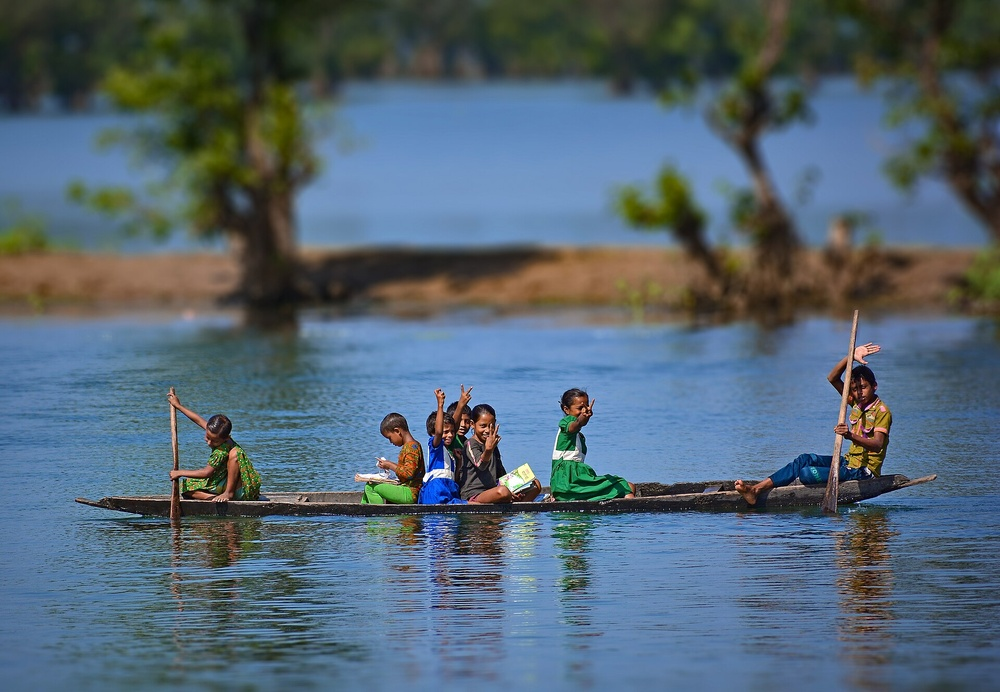
#> input picture A2_Histogram_Equalization/input.jpg, 1000 x 692 px, shrunk from 1920 x 1328 before the run
$ python A2.py
#> lines starting #> are read from the running program, lines starting #| are printed output that depends on the picture
"""
CSE 4102 - Computer Graphics and Image Processing
Lab 02 - A2

Histogram Matching

Task:
Given a source/input RGB image and a reference RGB image,
perform histogram matching by operating ONLY on the L channel
in Lab color space.

This script:
- loads the source and reference images,
- converts both to Lab,
- computes histogram, PDF, and CDF for the L channel,
- builds a manual mapping from source intensities to reference intensities,
- applies the mapping only to the source L channel,
- keeps the source a and b channels unchanged,
- saves the output image, and
- shows the result in a 3 x 3 layout like the sample figure.
"""

from __future__ import annotations

from pathlib import Path

import cv2
import matplotlib.pyplot as plt
import numpy as np


SCRIPT_DIR = Path(__file__).resolve().parent
SOURCE_PATH = SCRIPT_DIR / "input.jpg"
REFERENCE_PATH = SCRIPT_DIR / "reference.jpg"
OUTPUT_PATH = SCRIPT_DIR / "A2_output.jpg"


def load_image(path: Path) -> tuple[np.ndarray, np.ndarray]:
    """Load an image and return both BGR and RGB versions."""

    image_bgr = cv2.imread(str(path))
#> image_bgr is the input picture: shape (692, 1000, 3); mean B, G, R 115.3, 101.5, 83.7
    if image_bgr is None:
        raise FileNotFoundError(f"Could not load image:\n{path}")

    image_rgb = cv2.cvtColor(image_bgr, cv2.COLOR_BGR2RGB)
    return image_bgr, image_rgb


def calculate_histogram_pdf_cdf(channel: np.ndarray) -> tuple[np.ndarray, np.ndarray, np.ndarray]:
    """Calculate histogram, PDF, and CDF for one 8-bit channel."""

    pixels = channel.ravel()

    histogram = np.bincount(pixels, minlength=256)

    pdf = histogram / pixels.size

    cdf = np.cumsum(pdf)

    return histogram, pdf, cdf


def create_histogram_matching_mapping(source_cdf: np.ndarray, reference_cdf: np.ndarray) -> np.ndarray:
    """Create a mapping from source intensity values to reference intensity values.

    For each source intensity r, we find the reference intensity z whose
    CDF value is closest to source_cdf[r]. This is the manual histogram
    matching transformation used in the lab.
    """

    mapping = np.zeros(256, dtype=np.uint8)

    for r in range(256):
        difference = np.abs(reference_cdf - source_cdf[r])
        z = np.argmin(difference)
        mapping[r] = z

    return mapping


def print_results_info(source_l: np.ndarray, reference_l: np.ndarray, output_l: np.ndarray) -> None:
    """Print useful information for the lab viva."""

    print("\n========== A2 RESULTS ==========")
    print(f"Source L range:     {source_l.min()} - {source_l.max()}")
    print(f"Reference L range:  {reference_l.min()} - {reference_l.max()}")
    print(f"Output L range:     {output_l.min()} - {output_l.max()}")
    print("================================")


def plot_results(
    source_rgb: np.ndarray,
    reference_rgb: np.ndarray,
    output_rgb: np.ndarray,
    source_pdf: np.ndarray,
    source_cdf: np.ndarray,
    reference_pdf: np.ndarray,
    reference_cdf: np.ndarray,
    output_pdf: np.ndarray,
    output_cdf: np.ndarray,
) -> None:
    """Display the source, reference, and output images with their graphs."""

    levels = np.arange(256)

    fig, axes = plt.subplots(3, 3, figsize=(16, 12))
    fig.suptitle("A2 - Histogram Matching Using L Channel in Lab Color Space", fontsize=18)

    # Row 1: Source image and its graphs
    axes[0, 0].imshow(source_rgb)
    axes[0, 0].set_title("Input Image")
    axes[0, 0].axis("off")

    axes[0, 1].plot(levels, source_pdf, color="red")
    axes[0, 1].set_title("Source PDF")
    axes[0, 1].set_xlabel("Intensity")
    axes[0, 1].set_ylabel("Probability")
    axes[0, 1].set_xlim(0, 255)

    axes[0, 2].plot(levels, source_cdf, color="black")
    axes[0, 2].set_title("Source CDF - S(r)")
    axes[0, 2].set_xlabel("Intensity")
    axes[0, 2].set_ylabel("CDF")
    axes[0, 2].set_xlim(0, 255)
    axes[0, 2].set_ylim(0, 1.05)

    # Row 2: Reference image and its graphs
    axes[1, 0].imshow(reference_rgb)
    axes[1, 0].set_title("Reference Image")
    axes[1, 0].axis("off")

    axes[1, 1].plot(levels, reference_pdf, color="green")
    axes[1, 1].set_title("Reference PDF")
    axes[1, 1].set_xlabel("Intensity")
    axes[1, 1].set_ylabel("Probability")
    axes[1, 1].set_xlim(0, 255)

    axes[1, 2].plot(levels, reference_cdf, color="green")
    axes[1, 2].set_title("Reference CDF - G(z)")
    axes[1, 2].set_xlabel("Intensity")
    axes[1, 2].set_ylabel("CDF")
    axes[1, 2].set_xlim(0, 255)
    axes[1, 2].set_ylim(0, 1.05)

    # Row 3: Output image and its graphs
    axes[2, 0].imshow(output_rgb)
    axes[2, 0].set_title("Output Image")
    axes[2, 0].axis("off")

    axes[2, 1].plot(levels, output_pdf, color="blue")
    axes[2, 1].set_title("Output PDF")
    axes[2, 1].set_xlabel("Intensity")
    axes[2, 1].set_ylabel("Probability")
    axes[2, 1].set_xlim(0, 255)

    axes[2, 2].plot(levels, output_cdf, color="blue")
    axes[2, 2].set_title("Output CDF")
    axes[2, 2].set_xlabel("Intensity")
    axes[2, 2].set_ylabel("CDF")
    axes[2, 2].set_xlim(0, 255)
    axes[2, 2].set_ylim(0, 1.05)

    plt.tight_layout(rect=[0, 0, 1, 0.96])

    # Show the figure only when using an interactive backend.
    if plt.get_backend().lower() != "agg":
        plt.show()
    else:
        plt.close(fig)


def main() -> None:
    """Run the full histogram matching pipeline."""

    print("=" * 60)
    print("CSE 4102 - A2 HISTOGRAM MATCHING")
    print("=" * 60)

    # Load images.
    source_bgr, source_rgb = load_image(SOURCE_PATH)
    reference_bgr, reference_rgb = load_image(REFERENCE_PATH)
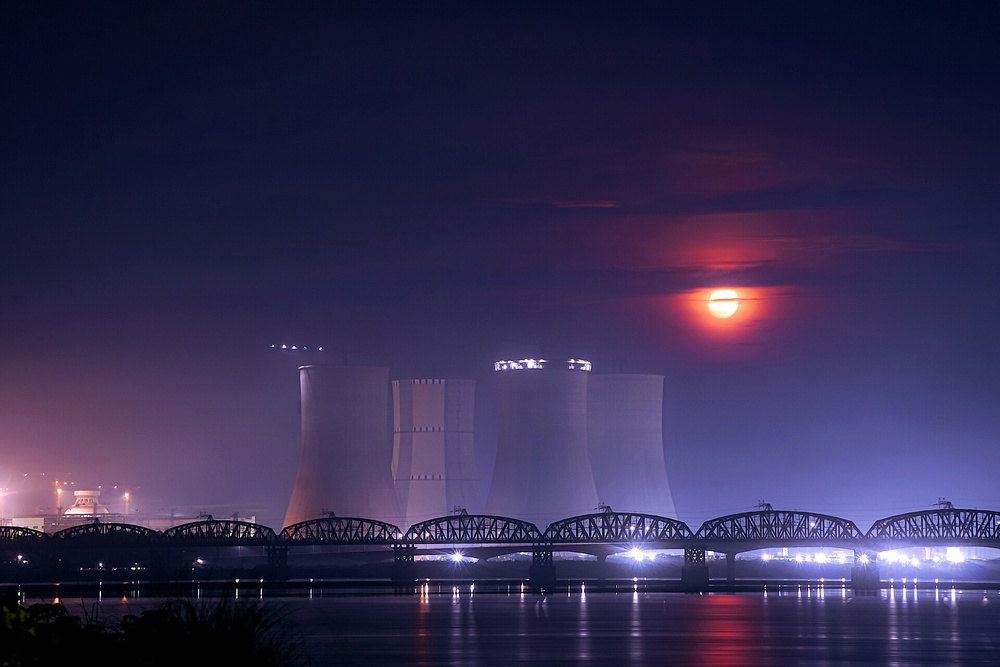
#> input picture A2_Histogram_Equalization/reference.jpg, 1000 x 667 px, shrunk from 1920 x 1280 before the run
#> in load_image, image_bgr is the input picture: shape (667, 1000, 3); mean B, G, R 80.3, 44.1, 52

    print("\nSource image:")
    print(SOURCE_PATH)
    print("Size:", source_bgr.shape)
#| Size: (692, 1000, 3)

    print("\nReference image:")
    print(REFERENCE_PATH)
    print("Size:", reference_bgr.shape)
#| Size: (667, 1000, 3)

    # Convert both images to Lab.
    source_lab = cv2.cvtColor(source_bgr, cv2.COLOR_BGR2Lab)
#> source_lab: shape (692, 1000, 3); mean of channels 0, 1, 2 106.8, 126.3, 119.1
    reference_lab = cv2.cvtColor(reference_bgr, cv2.COLOR_BGR2Lab)
#> reference_lab: shape (667, 1000, 3); mean of channels 0, 1, 2 51.4, 141.4, 107.5

    # Split the Lab channels.
    source_L, source_a, source_b = cv2.split(source_lab)
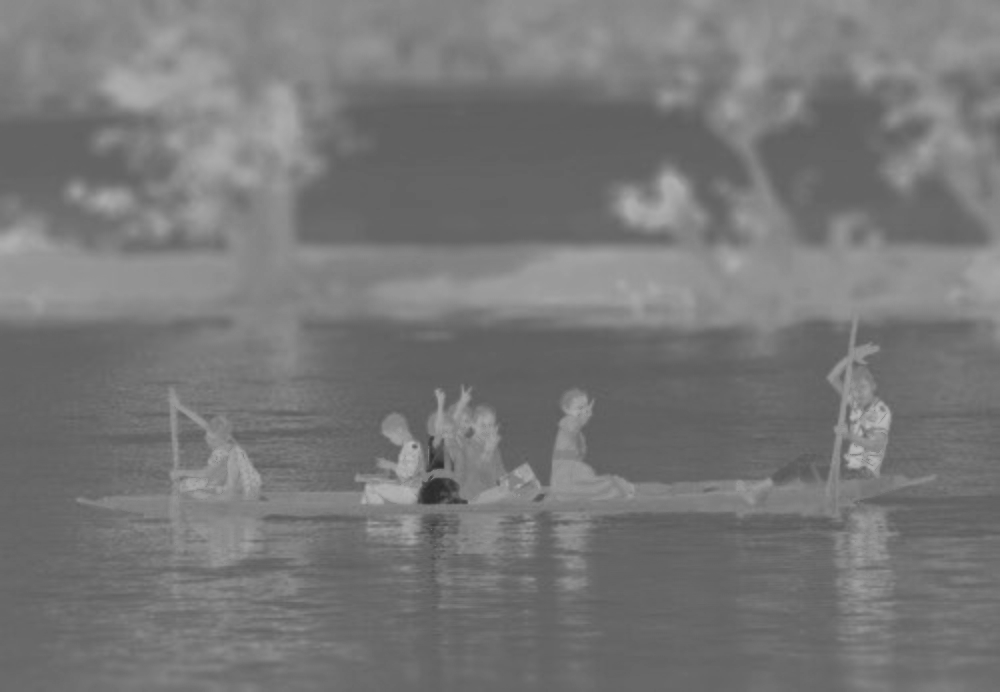
#> source_b: shape (692, 1000); min 43, max 186, mean 119.1
    reference_L, _, _ = cv2.split(reference_lab)
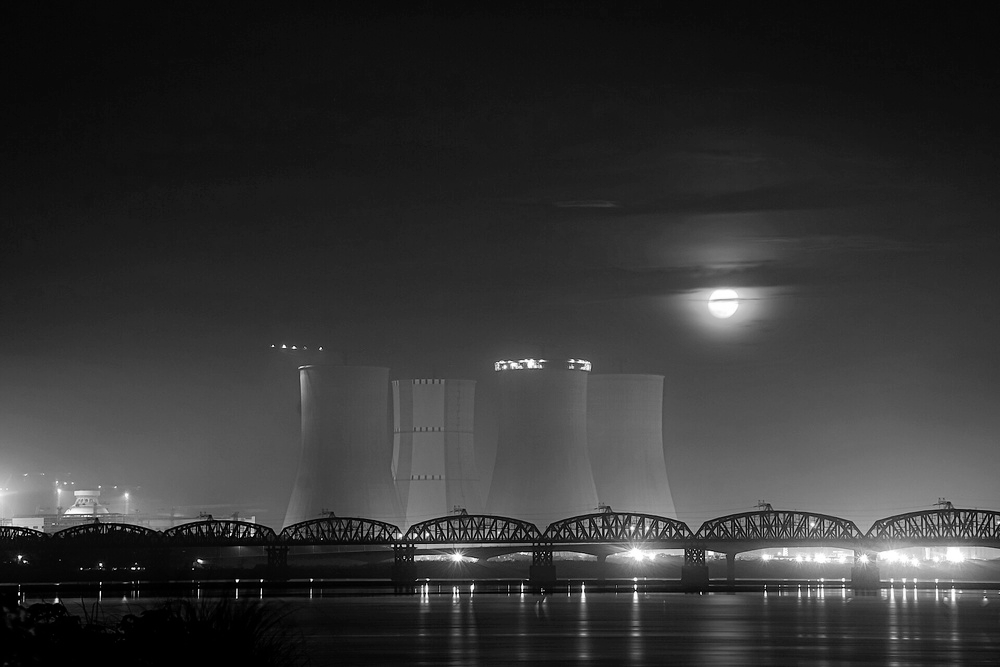
#> reference_L: shape (667, 1000); min 0, max 255, mean 51.4

    # Compute histogram statistics for source and reference L channels.
    source_hist, source_pdf, source_cdf = calculate_histogram_pdf_cdf(source_L)
#> in calculate_histogram_pdf_cdf, `histogram = np.bincount(pixels, minlength=256)`: histogram = 256 values, max 9453 at index 139, min 0 at index 4, mean 2703.1
#> in calculate_histogram_pdf_cdf, `pdf = histogram / pixels.size`: pdf = 256 values, max 0.0137 at index 139, min 0 at index 4, mean 0.00391
#> in calculate_histogram_pdf_cdf, `cdf = np.cumsum(pdf)`: cdf = 256 values from 2.31e-05 to 1
#> source_hist has the same summary as histogram in calculate_histogram_pdf_cdf; source_pdf has the same summary as pdf in calculate_histogram_pdf_cdf; source_cdf = 256 values from 2.31e-05 to 1
    reference_hist, reference_pdf, reference_cdf = calculate_histogram_pdf_cdf(reference_L)
#> reference_hist = 256 values, max 20177 at index 11, min 0 at index 4, mean 2605.5; reference_pdf = 256 values, max 0.0303 at index 11, min 0 at index 4, mean 0.00391; reference_cdf = 256 values from 0.0164 to 1

    # Build the mapping and apply it to the source L channel.
    mapping = create_histogram_matching_mapping(source_cdf, reference_cdf)
#> the loop in create_histogram_matching_mapping, `for r in range(256):` made 256 passes
#> z on passes 1 to 3: 0, 0, 0
#> after the loop in create_histogram_matching_mapping, `for r in range(256):`: mapping = 256 values from 0 to 255
#> mapping = 256 values from 0 to 255
    output_L = mapping[source_L]
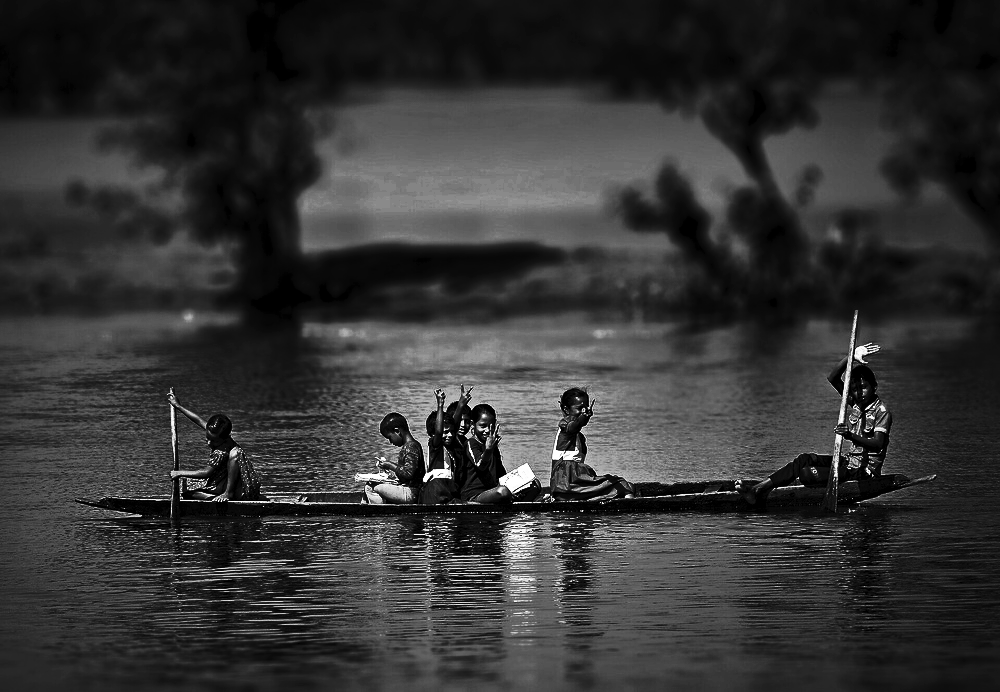
#> output_L: shape (692, 1000); min 0, max 255, mean 51.6

    # Compute output statistics.
    output_hist, output_pdf, output_cdf = calculate_histogram_pdf_cdf(output_L)
#> output_hist = 256 values, max 18298 at index 11, min 0 at index 4, mean 2703.1; output_pdf = 256 values, max 0.0264 at index 11, min 0 at index 4, mean 0.00391; output_cdf = 256 values from 0.0188 to 1

    # Merge the new L channel with the original source a and b channels.
    output_lab = cv2.merge((output_L, source_a, source_b))
#> output_lab: shape (692, 1000, 3); mean of channels 0, 1, 2 51.6, 126.3, 119.1

    # Convert back to BGR for saving and RGB for plotting.
    output_bgr = cv2.cvtColor(output_lab, cv2.COLOR_Lab2BGR)
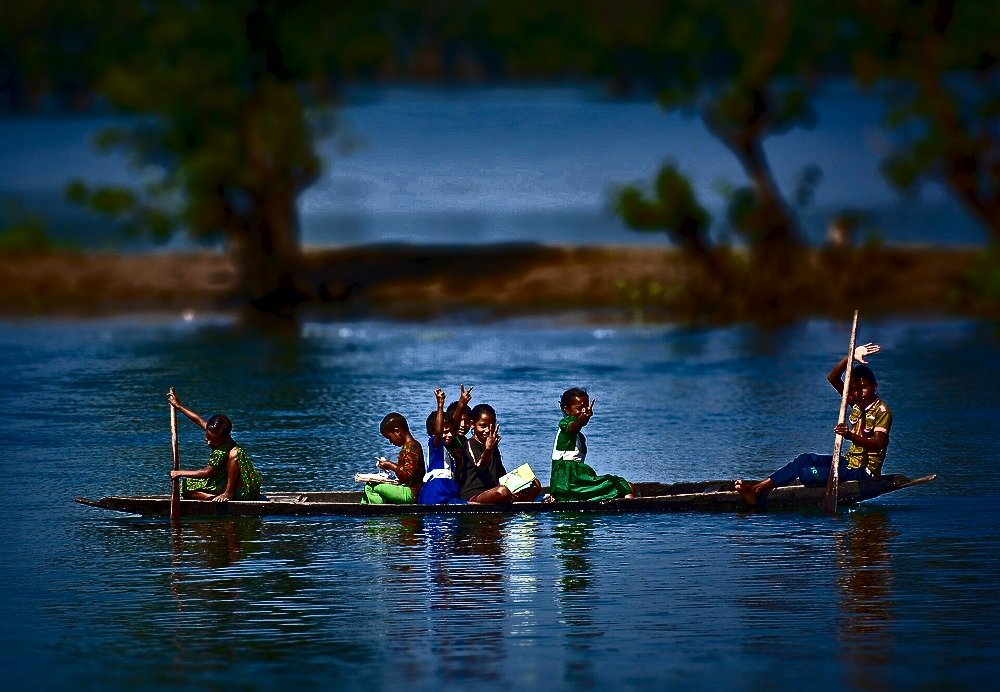
#> output_bgr: shape (692, 1000, 3); mean B, G, R 64.5, 51.6, 30.7
    output_rgb = cv2.cvtColor(output_bgr, cv2.COLOR_BGR2RGB)

    # Save output image.
    cv2.imwrite(str(OUTPUT_PATH), output_bgr)
    print("\nOutput image saved:")
    print(OUTPUT_PATH)

    # Print results.
    print_results_info(source_L, reference_L, output_L)
#| Source L range:     0 - 255
#| Reference L range:  0 - 255
#| Output L range:     0 - 255

    # Plot and save the graphs.
    plot_results(
        source_rgb=source_rgb,
        reference_rgb=reference_rgb,
        output_rgb=output_rgb,
        source_pdf=source_pdf,
        source_cdf=source_cdf,
        reference_pdf=reference_pdf,
        reference_cdf=reference_cdf,
        output_pdf=output_pdf,
        output_cdf=output_cdf,
    )
#> in plot_results, `plt.close(fig)`:
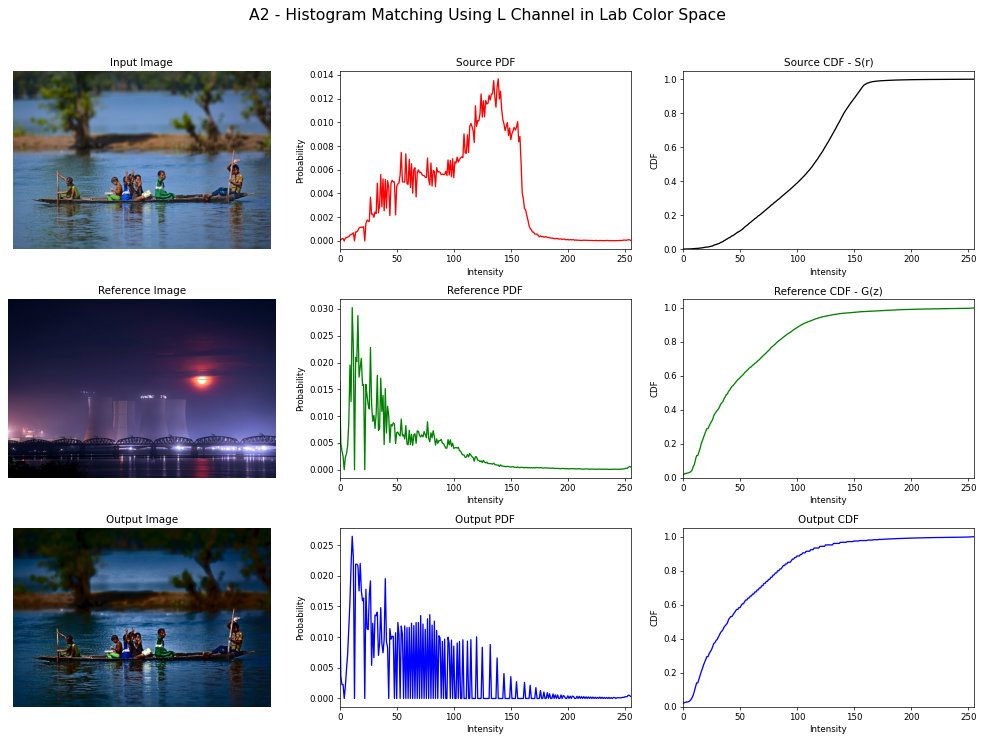
#> figure drawn by matplotlib, 9 panels; panel 2: curve peaks at x = 139, y = 0.0137; panel 3: curve peaks at x = 255, y = 1; panel 5: curve peaks at x = 11, y = 0.0303; panel 6: curve peaks at x = 255, y = 1


if __name__ == "__main__":
    main()
